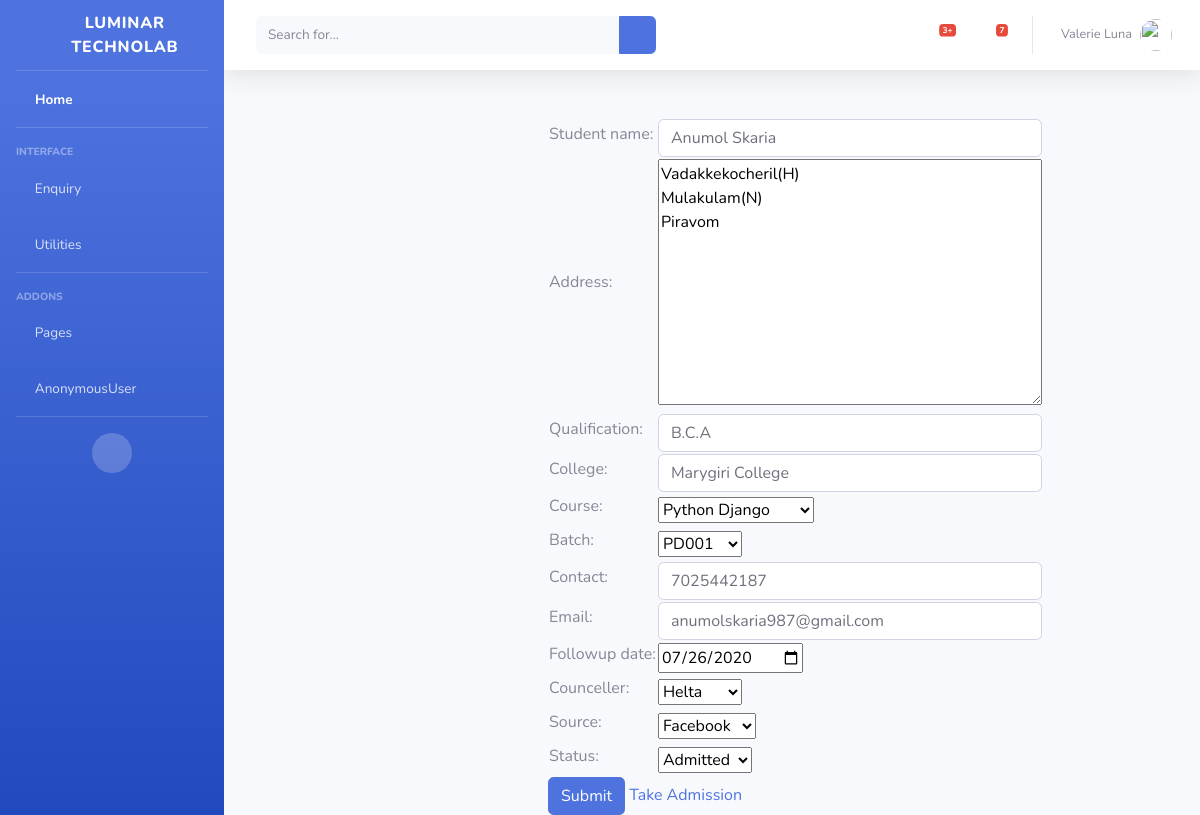
Page /Enquiry/followupdetails/fc6c6b414dc04b469d25c013ca00ccea on the committed database.
### Enquiry/models.py (models this page shows, shortened)
class Enquiry(models.Model):
    Enquiry_id=models.UUIDField(primary_key=True,default=uuid.uuid4,editable=False)
    Student_name=models.CharField(max_length=200)
    Address=models.CharField(max_length=250)
    Qualification=models.CharField(max_length=50)
    College=models.CharField(max_length=150)
    Course=models.ForeignKey(Course,on_delete=models.CASCADE)
    Batch=models.ForeignKey(Batch,on_delete=models.CASCADE)
    Contact=models.IntegerField()
    Email=models.EmailField()
    Enquiry_date=models.DateField(default=date.today())
    Followup_date=models.DateField()
    Counceller=models.ForeignKey(Counceller,on_delete=models.CASCADE)
    Source=models.ForeignKey(Source,on_delete=models.CASCADE)
    Action=(
            ('1','Call_Back'),
            ('2','Admitted'),
            ('3','Cancel')
    )
    Status=models.CharField(max_length=20,choices=Action)

class Course(models.Model):
    Course=models.CharField(max_length=150,unique=True)
    def __str__(self):
        return self.Course

class Batch(models.Model):
    Batch=models.CharField(max_length=150,unique=True)
    Course=models.ForeignKey(Course,on_delete=models.CASCADE)
    Date = models.DateField()
    Action = (
        ('1', 'Yet to Begin'),
        ('2', 'Started'),
        ('3', 'Completed')
    )
    Status = models.CharField(max_length=100, choices=Action)
    def __str__(self):
        return self.Batch

class Source(models.Model):
    Source=models.CharField(max_length=200,unique=True)
    def __str__(self):
        return self.Source

### Enquiry/views.py (the view, shortened to what this page needs)
# urls.py: path('followupdetails/<str:pk>',FollowUpDetails.as_view(),name='followupdetails'),
class FollowUpDetails(UpdateView):
    model = Enquiry
    template_name = "Enquiry/followup_details.html"
    form_class = UpdateEnquiryForm
    def get(self, request, *args, **kwargs):
        id=self.kwargs.get('pk')
        qs=Enquiry.objects.get(Enquiry_id=id)
        form=self.form_class(instance=qs)
        context={}
        context['form']=form
        context['id']=id
        return render(request,self.template_name,context)

### Enquiry/forms.py (shortened to what this page needs)
class UpdateEnquiryForm(ModelForm):
    class Meta:
        model=Enquiry
        fields=["Student_name","Address","Qualification","College","Course","Batch","Contact","Email","Followup_date","Counceller","Source","Status"]
        widgets = {
            'Followup_date': forms.DateInput(attrs={'type': 'date'}),
            'Student_name': forms.TextInput(attrs={'class': 'form-control'}),
            'Address': forms.Textarea(),
            'Qualification': forms.TextInput(attrs={'class': 'form-control'}),
            'College': forms.TextInput(attrs={'class': 'form-control'}),
            'Contact': forms.TextInput(attrs={'class': 'form-control'}),
            'Email': forms.EmailInput(attrs={'class': 'form-control'}),
        }

### Enquiry/models.py (called while the page is built)
    def __str__(self):
        return self.Counceller_name

### Enquiry/templates/Enquiry/followup_details.html (shortened to what this page needs)
<!DOCTYPE html>
{% extends 'index/index1.html' %}
{% block content %}
<br>
<div class="container">
    <div class="row" style="margin-left: 300px">
<form method="post">
<table>
    <tr>
        {% for field in form %}
        <td>{{ field.label_tag }}</td>
        <td>{{ field }}</td>
        <td>{{ field.errors }}</td>
    </tr>
    {% endfor %}
</table>
    <input type="submit" class="btn btn-primary">
    <a href="{% url 'new' id  %}">Take Admission</a>
</form>
    </div>
</div>
{% endblock %}

### rows in the picture
Enquiry: form "Anumol Skaria" "Vadakkekocheril(H) Mulakulam(N) Piravom" "B.C.A" "Marygiri College" "7025442187" "anumolskaria987@gmail.com" "07/26/2020" "Helta" "Admitted"
Course: form "Python Django"
Batch: form "PD001"
Source: form "Facebook"

### other values in the picture
{{ user }} "AnonymousUser"
{{ field.label_tag }} "Student name:" "Address:" "Qualification:" "College:" "Course:" "Batch:" "Contact:" "Email:" "Followup date:" "Counceller:" "Source:" "Status:"
